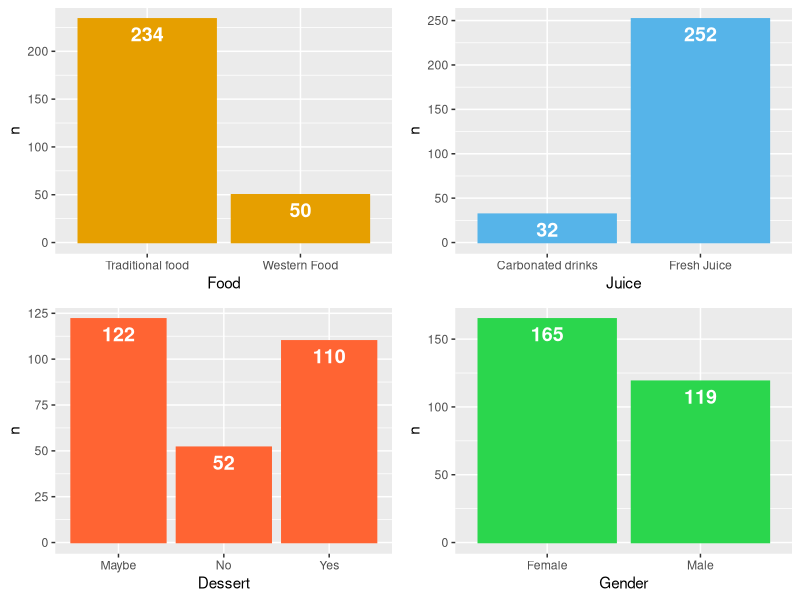
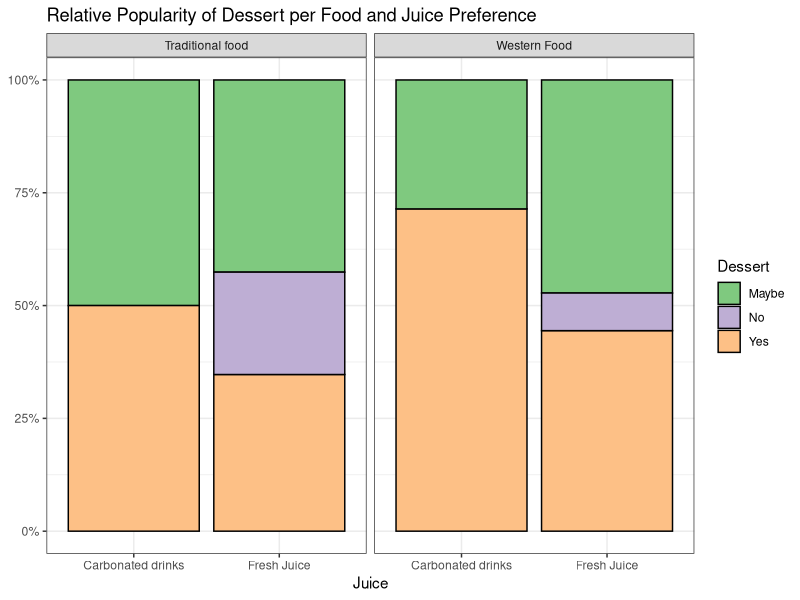
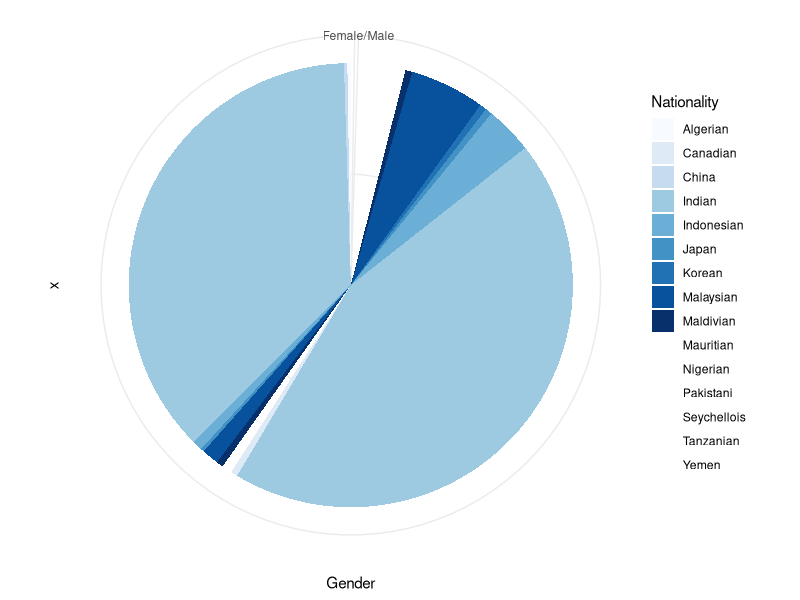
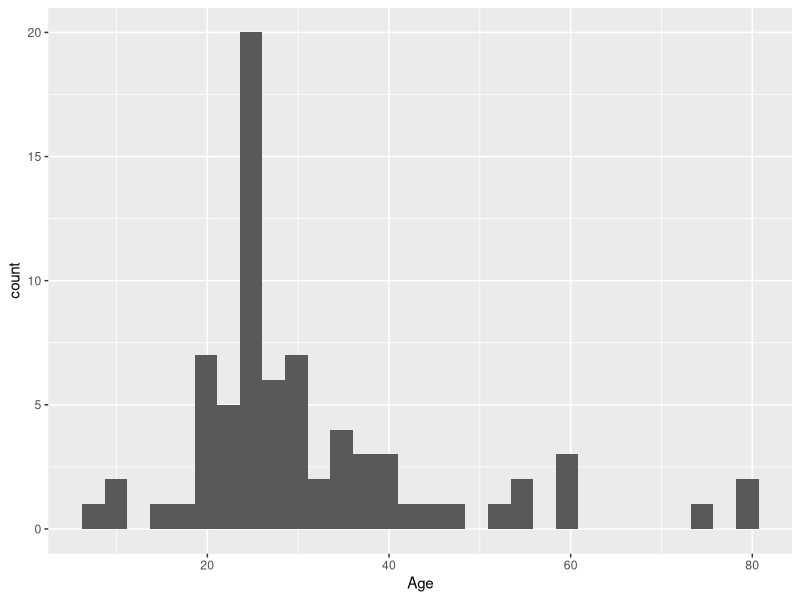
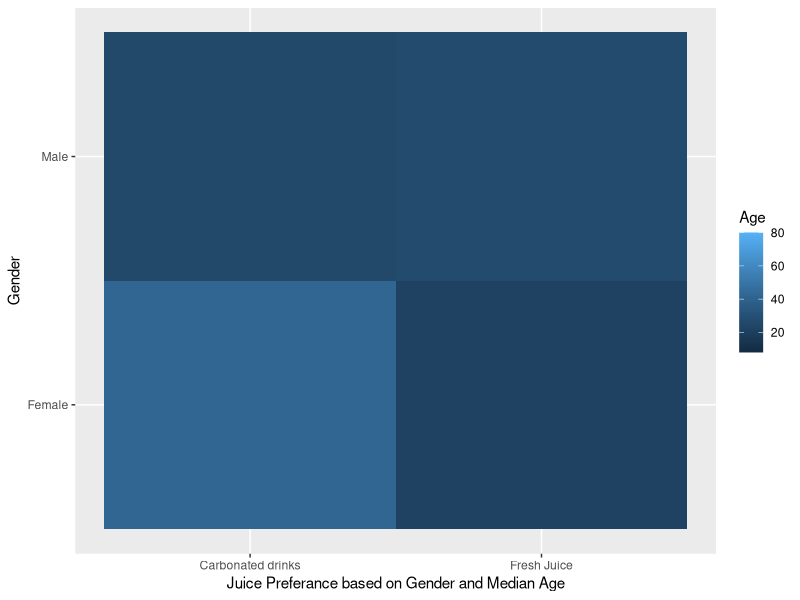
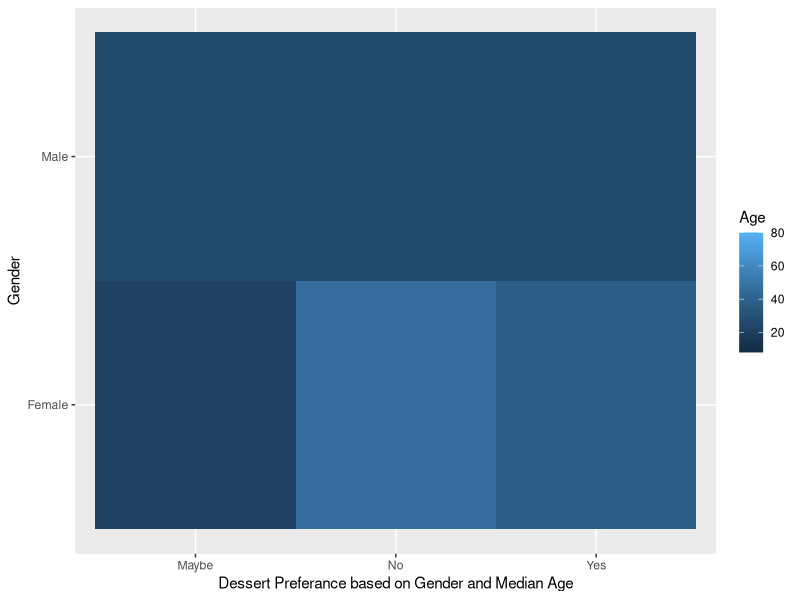

Generate these figures, in order, with R:
## ---- chunk 1
# Installing required libraries

install.packages("tidyverse")
install.packages("dplyr")
install.packages("tidyr")
install.packages("ggplot2")
install.packages("gridExtra")
install.packages("readr")
install.packages("skimr")
install.packages("caret")
install.packages("e1071")
## ---- chunk 2
# Importing Libraries 

library(tidyverse)
library(dplyr)
library(tidyr)
library(ggplot2)
library(gridExtra)

# Data Importation:
library(readr)

# Summaries of Data:
library(skimr)

# Predictive Modeling/ML:
library(caret)
library(e1071)
## ---- chunk 3
food_survey <- read_csv("Food_survey.csv")
## ---- chunk 4
# Checking the provided sections
str(food_survey)
## ---- chunk 5
# Check for duplicate Participant_IDs:
sum(duplicated(food_survey$Participant_ID) == TRUE)
## ---- chunk 6
# Delete Participant_ID column and Timestamp columns; they are unneeded.
food_survey <- select(food_survey, -Timestamp)
food_survey <- select(food_survey, -Participant_ID)
head(food_survey)
## ---- chunk 7
skim(food_survey)
## ---- chunk 8
food_survey[!complete.cases(food_survey),]
## ---- chunk 9
food_survey <- na.omit(food_survey)
## ---- chunk 10
# See which Nationalities are represented:
as.matrix(unique(food_survey$Nationality))
## ---- chunk 11
# Nationality - Malaysian 
food_survey$Nationality <- gsub("Malaysia", "Malaysian", food_survey$Nationality)
food_survey$Nationality <- gsub("MALAYSIAN", "Malaysian", food_survey$Nationality)
food_survey$Nationality <- gsub("Malaysiann", "Malaysian", food_survey$Nationality)
food_survey$Nationality <- gsub("MY", "Malaysian", food_survey$Nationality)
# Nationality - Indonesian
food_survey$Nationality <- gsub("Indonesain", "Indonesian", food_survey$Nationality)
food_survey$Nationality <- gsub("Indonesia", "Indonesian", food_survey$Nationality)
food_survey$Nationality <- gsub("Indonesiann", "Indonesian", food_survey$Nationality)
# Nationality - Pakistani
food_survey$Nationality <- gsub("Pakistan", "Pakistani", food_survey$Nationality)
food_survey$Nationality <- gsub("Pakistanii", "Pakistani", food_survey$Nationality)
## ---- chunk 12
as.matrix(unique(food_survey$Nationality))
## ---- chunk 13
food_survey %>% count(Nationality, sort = TRUE)
## ---- chunk 14
## Let's graph the totals for the other categorical variables:

food_survey %>% count(Food, sort = TRUE) -> Food_count
Food_count %>% ggplot(aes(x = Food, y = n)) + geom_bar(stat = "identity") + geom_bar(stat = "identity", color = "#E69F00", fill = "#E69F00") + geom_text(aes(label=n), color="white", fontface = "bold", vjust = 1.5, size=5) -> Food_count_g

food_survey %>% count(Juice, sort = TRUE) -> Juice_count
Juice_count %>% ggplot(aes(x = Juice, y = n)) + geom_bar(stat = "identity") + geom_bar(stat = "identity", color = "#56B4E9", fill = "#56B4E9") + geom_text(aes(label=n), color="white", fontface = "bold", vjust = 1.5, size=5) -> Juice_count_g

food_survey %>% count(Dessert, sort = TRUE) -> Dessert_count
Dessert_count %>% ggplot(aes(x = Dessert, y = n)) + geom_bar(stat = "identity") + geom_bar(stat = "identity", color = "#FF6433", fill = "#FF6433") + geom_text(aes(label=n), color="white", fontface = "bold", vjust = 1.5, size=5) -> Dessert_count_g

food_survey %>% count(Gender, sort = TRUE) -> Gender_count
Gender_count %>% ggplot(aes(x = Gender, y = n)) + geom_bar(stat = "identity", color = "#2BD64D", fill = "#2BD64D") + geom_text(aes(label=n), color="white", fontface = "bold", vjust = 1.5, size=5) -> Gender_count_g

grid.arrange(Food_count_g, Juice_count_g, Dessert_count_g, Gender_count_g)
## ---- chunk 15
summary1 <- food_survey %>%
        count(Food, Juice, Dessert, sort = TRUE)

ggplot(summary1, aes(Juice, n, fill = Dessert)) + 
        geom_bar(position = "fill" , stat = "identity", color = "black") +
        facet_wrap(facets = vars(Food)) +
        scale_fill_brewer(palette = "Accent") +
        theme_bw() + scale_y_continuous(labels = scales::percent) +
        ggtitle("Relative Popularity of Dessert per Food and Juice Preference") +
       labs(y = NULL)

#Try this if u need to add new colors
#scale_fill_manual(values = c("#56B4E9", "#736F6E", "#FF6433", "#2BD64D"))

#https://htmlcolorcodes.com/  --> to find manual good colors
# http://rstudio-pubs-static.s3.amazonaws.com/5312_98fc1aba2d5740dd849a5ab797cc2c8d.html ---> Check for coloring 
## ---- chunk 16


foodsur_m <- food_survey

foodsur_m <- food_survey %>%
        filter(Dessert == c("Yes", "No")) %>%
        mutate_if(is.character, stringr::str_replace_all, pattern = 'Yes', replacement = 'Yes') %>% 
        mutate_if(is.character, stringr::str_replace_all, pattern = 'No', replacement = 'No')

foodsur_m <- foodsur_m %>%
mutate(across(where(is.character), as.factor),
      across(where(is.factor), as.numeric),
      Dessert = factor(ifelse(Dessert == 0, "No", "Yes")))
head(foodsur_m)
## ---- chunk 17
# Barplot
bp<- ggplot(food_survey, aes(x="", y=Gender, fill=Nationality))+
geom_bar(width = 1, stat = "identity")
pie <- bp + coord_polar("y", start=0)
pie + scale_fill_brewer(palette="Blues")+
  theme_minimal()
## ---- chunk 18
res = cor(foodsur_m[,c(1,2,3,5)])
res
## ---- chunk 19
# Histogram combines the dots, and the y axis now shows the actual count
ggplot(foodsur_m,aes(x=Age)) + geom_histogram()
## ---- chunk 20
food_surheatmap1 <- ggplot(data = food_survey, mapping = aes(x = Juice,
                                                       y = Gender,
                                                       fill = Age)) +
  geom_tile() +
  xlab(label = "Juice Preferance based on Gender and Median Age")

food_surheatmap2 <- ggplot(data = food_survey, mapping = aes(x = Dessert,
                                                       y = Gender,
                                                       fill = Age)) +
  geom_tile() +
  xlab(label = "Dessert Preferance based on Gender and Median Age")


food_surheatmap1


## ---- chunk 21
food_surheatmap2
